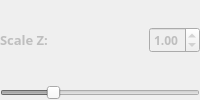
          <widget class="QWidget" name="scaleZ_container" native="true">
           <property name="enabled">
            <bool>false</bool>
           </property>
           <layout class="QVBoxLayout" name="scaleX_verticalLayout_3">
            <property name="spacing">
             <number>4</number>
            </property>
            <property name="leftMargin">
             <number>0</number>
            </property>
            <property name="topMargin">
             <number>0</number>
            </property>
            <property name="rightMargin">
             <number>0</number>
            </property>
            <property name="bottomMargin">
             <number>0</number>
            </property>
            <item>
             <widget class="QWidget" name="scaleZ_topContainer" native="true">
              <layout class="QHBoxLayout" name="scaleX_top_horizontalLayout_3">
               <property name="leftMargin">
                <number>0</number>
               </property>
               <property name="topMargin">
                <number>0</number>
               </property>
               <property name="rightMargin">
                <number>0</number>
               </property>
               <property name="bottomMargin">
                <number>0</number>
               </property>
               <item>
                <widget class="QLabel" name="scaleZ_label">
                 <property name="sizePolicy">
                  <sizepolicy hsizetype="Expanding" vsizetype="Fixed">
                   <horstretch>0</horstretch>
                   <verstretch>0</verstretch>
                  </sizepolicy>
                 </property>
                 <property name="font">
                  <font>
                   <family>Segoe UI Semibold</family>
                   <pointsize>10</pointsize>
                   <weight>75</weight>
                   <bold>true</bold>
                  </font>
                 </property>
                 <property name="styleSheet">
                  <string notr="true"/>
                 </property>
                 <property name="text">
                  <string>Scale Z:</string>
                 </property>
                 <property name="alignment">
                  <set>Qt::AlignLeading|Qt::AlignLeft|Qt::AlignTop</set>
                 </property>
                 <property name="margin">
                  <number>0</number>
                 </property>
                </widget>
               </item>
               <item>
                <widget class="QDoubleSpinBox" name="scaleX_spinBox_3">
                 <property name="font">
                  <font>
                   <family>Segoe UI Semibold</family>
                   <pointsize>9</pointsize>
                   <weight>75</weight>
                   <bold>true</bold>
                  </font>
                 </property>
                 <property name="styleSheet">
                  <string notr="true"/>
                 </property>
                 <property name="frame">
                  <bool>true</bool>
                 </property>
                 <property name="maximum">
                  <double>4.000000000000000</double>
                 </property>
                 <property name="singleStep">
                  <double>0.010000000000000</double>
                 </property>
                 <property name="value">
                  <double>1.000000000000000</double>
                 </property>
                </widget>
               </item>
              </layout>
             </widget>
            </item>
            <item>
             <widget class="QSlider" name="scaleZ_slider">
              <property name="minimum">
               <number>0</number>
              </property>
              <property name="maximum">
               <number>400</number>
              </property>
              <property name="value">
               <number>100</number>
              </property>
              <property name="orientation">
               <enum>Qt::Horizontal</enum>
              </property>
             </widget>
            </item>
           </layout>
          </widget>
